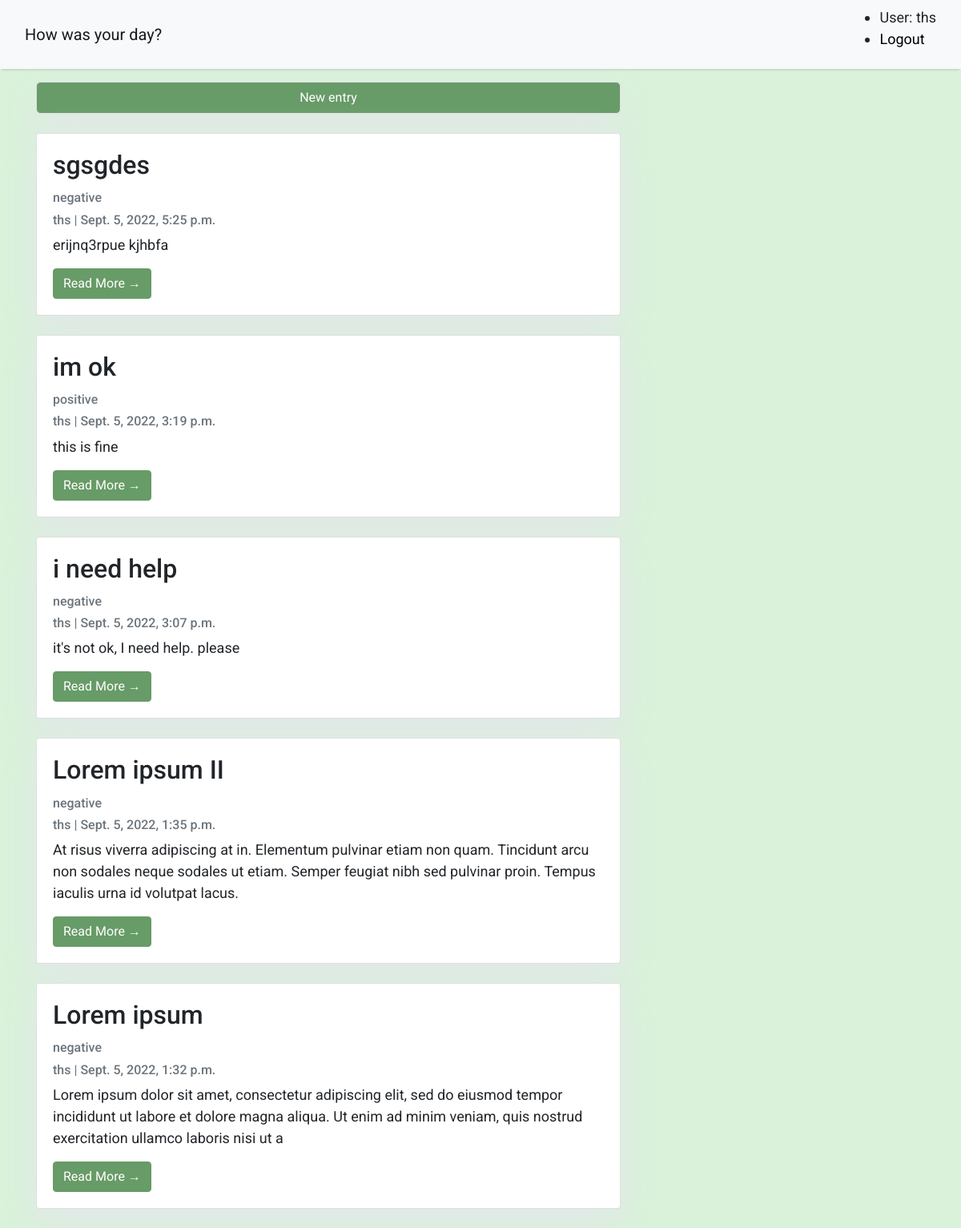
The app's page / (signed in) with its own data.
### journal/models.py (models this page shows, shortened)
class Post(models.Model):
    title = models.CharField(max_length=200, unique=True)
    slug = models.SlugField(max_length=200, unique=True)
    author = models.ForeignKey(User, on_delete= models.CASCADE,related_name='blog_posts')
    updated_on = models.DateTimeField(auto_now= True)
    content = models.TextField()
    created_on = models.DateTimeField(auto_now_add=True)
    status = models.IntegerField(choices=STATUS, default=0)
    sentiment = models.IntegerField(choices=SENTIMENT, default=0)
    class Meta:
        ordering = ['-created_on']

### journal/views.py (the view)
# urls.py: path('', views.PostList.as_view(), name='home'),
class PostList(generic.ListView):
    queryset = Post.objects.filter(status=1).order_by('-created_on')
    template_name = 'index.html'

### templates/index.html (shortened to what this page needs)
{% extends "base.html" %}
{% block content %}
<div class="container">
    <div class="row">
        {% if user.is_authenticated %}
        <div class="col-md-8 mt-3 left">
            <div class="card mb-4">
                <a href="{% url 'new_post' %}" class="btn btn-primary">New entry</a></div>
            {% for post in post_list %}
            {% if post.author == user %}
            <div class="card mb-4">
                <div class="card-body">
                    <h2 class="card-title" >{{ post.title }}</h2>
                    {% if post.sentiment == 0 %}
                    <p class="card-text text-muted h6">negative </p>
                    {% else %}
                    <p class="card-text text-muted h6">positive </p>
                    {% endif %}
                    <p class="card-text text-muted h6">{{ post.author }} | {{ post.created_on}} </p>
                    <p class="card-text">{{post.content|slice:":200" }}</p>
                    <a href="{% url 'post_detail' post.slug  %}" class="btn btn-primary">Read More &rarr;</a>
                </div>
            </div>
            {% endif %}
            {% endfor %}
        </div>
        {% else %}
        Not logged in
        {% endif %}
    </div>
</div>
{%endblock%}

### templates/base.html (shortened to what this page needs)
<!DOCTYPE html>
<html>
    <head>
        <link rel="stylesheet" href="https://maxcdn.bootstrapcdn.com/bootstrap/4.0.0/css/bootstrap.min.css"
 />
    </head>
    <body>
        <nav class="navbar navbar-expand-lg navbar-light bg-light shadow" id="mainNav">
            <div class="container-fluid">
                <a class="navbar-brand" href="{% url 'home' %}">How was your day?</a>
                {% block sidebar %}
        <ul class="sidebar-nav">
           {% if user.is_authenticated %}
             <li>User: {{ user.get_username }}</li>
             <li><a href="{% url 'logout'%}?next={{request.path}}">Logout</a></li>
           {% else %}
             <li><a href="{% url 'login'%}?next={{request.path}}">Login</a></li>
           {% endif %}
          </ul>
        {% endblock sidebar %}
            </div>
        </nav>
        {% block content %}{% endblock content %}
    </body>
</html>

### templates/base.html (style rules this page uses)
body { font-family: "Roboto", sans-serif; font-size: 17px; background-color: #fdfdfd; }
.shadow { box-shadow: 0 4px 2px -2px rgba(0, 0, 0, 0.1); }
a { color: black }

### templates/index.html (style rules this page uses)
body { font-family: "Roboto", sans-serif; font-size: 18px; background-color: #d9f2d9; }
.card { box-shadow: 0 16px 48px #E3E7EB; }
.btn-primary { background-color: #277227; border-color: #277227; opacity: 0.7; }

### records on screen
Post: title "sgsgdes", sentiment "negative", author "ths", created_on "Sept. 5, 2022, 5:25 p.m.", content "erijnq3rpue kjhbfa"
Post: title "im ok", sentiment "positive", author "ths", created_on "Sept. 5, 2022, 3:19 p.m.", content "this is fine"
Post: title "i need help", sentiment "negative", author "ths", created_on "Sept. 5, 2022, 3:07 p.m.", content "it's not ok, I need help. please"
Post: title "Lorem ipsum II", sentiment "negative", author "ths", created_on "Sept. 5, 2022, 1:35 p.m.", content "At risus viverra adipiscing at in. Elementum pulvinar etiam non quam. Tincidunt arcu non sodales neque sodales ut etiam. Semper feugiat nibh sed pulvinar proin. Tempus iaculis urna id volutpat lacus."
Post: title "Lorem ipsum", sentiment "negative", author "ths", created_on "Sept. 5, 2022, 1:32 p.m.", content "Lorem ipsum dolor sit amet, consectetur adipiscing elit, sed do eiusmod tempor incididunt ut labore et dolore magna aliqua. Ut enim ad minim veniam, quis nostrud exercitation ullamco laboris nisi ut a"

### other values on screen
{{ user.get_username }} "ths"
